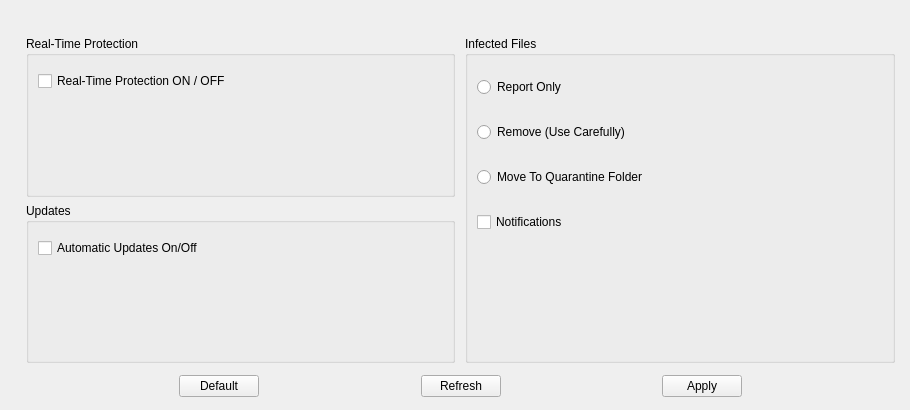
       <widget class="QWidget" name="tab_5">
        <attribute name="title">
         <string>Preferences</string>
        </attribute>
        <widget class="QWidget" name="verticalLayoutWidget_9">
         <property name="geometry">
          <rect>
           <x>20</x>
           <y>30</y>
           <width>881</width>
           <height>371</height>
          </rect>
         </property>
         <layout class="QVBoxLayout" name="verticalLayout_21">
          <property name="leftMargin">
           <number>2</number>
          </property>
          <property name="topMargin">
           <number>2</number>
          </property>
          <property name="rightMargin">
           <number>2</number>
          </property>
          <property name="bottomMargin">
           <number>2</number>
          </property>
          <item>
           <layout class="QHBoxLayout" name="horizontalLayout_7">
            <property name="sizeConstraint">
             <enum>QLayout::SetFixedSize</enum>
            </property>
            <property name="leftMargin">
             <number>2</number>
            </property>
            <property name="topMargin">
             <number>2</number>
            </property>
            <property name="rightMargin">
             <number>2</number>
            </property>
            <property name="bottomMargin">
             <number>2</number>
            </property>
            <item>
             <layout class="QVBoxLayout" name="verticalLayout_2">
              <property name="leftMargin">
               <number>2</number>
              </property>
              <property name="topMargin">
               <number>2</number>
              </property>
              <property name="rightMargin">
               <number>2</number>
              </property>
              <property name="bottomMargin">
               <number>2</number>
              </property>
              <item>
               <widget class="QGroupBox" name="groupBox">
                <property name="title">
                 <string>Real-Time Protection</string>
                </property>
                <widget class="QWidget" name="horizontalLayoutWidget_4">
                 <property name="geometry">
                  <rect>
                   <x>10</x>
                   <y>20</y>
                   <width>311</width>
                   <height>51</height>
                  </rect>
                 </property>
                 <layout class="QHBoxLayout" name="horizontalLayout_4">
                  <property name="leftMargin">
                   <number>2</number>
                  </property>
                  <property name="topMargin">
                   <number>2</number>
                  </property>
                  <property name="rightMargin">
                   <number>2</number>
                  </property>
                  <property name="bottomMargin">
                   <number>2</number>
                  </property>
                  <item alignment="Qt::AlignLeft|Qt::AlignVCenter">
                   <widget class="QCheckBox" name="checkBox">
                    <property name="text">
                     <string>Real-Time Protection ON / OFF</string>
                    </property>
                   </widget>
                  </item>
                 </layout>
                </widget>
               </widget>
              </item>
              <item>
               <widget class="QGroupBox" name="groupBox_2">
                <property name="title">
                 <string>Updates</string>
                </property>
                <widget class="QWidget" name="horizontalLayoutWidget_5">
                 <property name="geometry">
                  <rect>
                   <x>10</x>
                   <y>20</y>
                   <width>327</width>
                   <height>51</height>
                  </rect>
                 </property>
                 <layout class="QHBoxLayout" name="horizontalLayout_5">
                  <property name="leftMargin">
                   <number>2</number>
                  </property>
                  <property name="topMargin">
                   <number>2</number>
                  </property>
                  <property name="rightMargin">
                   <number>2</number>
                  </property>
                  <property name="bottomMargin">
                   <number>2</number>
                  </property>
                  <item alignment="Qt::AlignLeft|Qt::AlignVCenter">
                   <widget class="QCheckBox" name="checkBox_2">
                    <property name="text">
                     <string>Automatic Updates On/Off</string>
                    </property>
                   </widget>
                  </item>
                 </layout>
                </widget>
               </widget>
              </item>
             </layout>
            </item>
            <item>
             <layout class="QVBoxLayout" name="verticalLayout_3">
              <property name="leftMargin">
               <number>2</number>
              </property>
              <property name="topMargin">
               <number>2</number>
              </property>
              <property name="rightMargin">
               <number>2</number>
              </property>
              <property name="bottomMargin">
               <number>2</number>
              </property>
              <item>
               <widget class="QGroupBox" name="groupBox_4">
                <property name="minimumSize">
                 <size>
                  <width>430</width>
                  <height>290</height>
                 </size>
                </property>
                <property name="title">
                 <string>Infected Files</string>
                </property>
                <widget class="QWidget" name="verticalLayoutWidget_4">
                 <property name="geometry">
                  <rect>
                   <x>10</x>
                   <y>20</y>
                   <width>341</width>
                   <height>201</height>
                  </rect>
                 </property>
                 <layout class="QVBoxLayout" name="verticalLayout_4">
                  <property name="leftMargin">
                   <number>2</number>
                  </property>
                  <property name="topMargin">
                   <number>2</number>
                  </property>
                  <property name="rightMargin">
                   <number>2</number>
                  </property>
                  <property name="bottomMargin">
                   <number>2</number>
                  </property>
                  <item>
                   <widget class="QRadioButton" name="radioButton">
                    <property name="text">
                     <string>Report Only</string>
                    </property>
                   </widget>
                  </item>
                  <item>
                   <widget class="QRadioButton" name="radioButton_2">
                    <property name="text">
                     <string>Remove (Use Carefully)</string>
                    </property>
                   </widget>
                  </item>
                  <item>
                   <widget class="QRadioButton" name="radioButton_3">
                    <property name="text">
                     <string>Move To Quarantine Folder</string>
                    </property>
                   </widget>
                  </item>
                  <item>
                   <widget class="QCheckBox" name="checkBox_3">
                    <property name="text">
                     <string>Notifications</string>
                    </property>
                   </widget>
                  </item>
                 </layout>
                </widget>
               </widget>
              </item>
             </layout>
            </item>
           </layout>
          </item>
          <item>
           <layout class="QHBoxLayout" name="horizontalLayout_20" stretch="0,0,0,0,0,0,0">
            <property name="sizeConstraint">
             <enum>QLayout::SetDefaultConstraint</enum>
            </property>
            <property name="leftMargin">
             <number>2</number>
            </property>
            <property name="topMargin">
             <number>2</number>
            </property>
            <property name="rightMargin">
             <number>2</number>
            </property>
            <property name="bottomMargin">
             <number>2</number>
            </property>
            <item>
             <spacer name="horizontalSpacer_25">
              <property name="orientation">
               <enum>Qt::Horizontal</enum>
              </property>
              <property name="sizeHint" stdset="0">
               <size>
                <width>40</width>
                <height>10</height>
               </size>
              </property>
             </spacer>
            </item>
            <item>
             <widget class="QPushButton" name="pushButton_16">
              <property name="text">
               <string>Default</string>
              </property>
             </widget>
            </item>
            <item>
             <spacer name="horizontalSpacer_26">
              <property name="orientation">
               <enum>Qt::Horizontal</enum>
              </property>
              <property name="sizeHint" stdset="0">
               <size>
                <width>40</width>
                <height>20</height>
               </size>
              </property>
             </spacer>
            </item>
            <item>
             <widget class="QPushButton" name="pushButton_17">
              <property name="text">
               <string>Refresh</string>
              </property>
             </widget>
            </item>
            <item>
             <spacer name="horizontalSpacer_27">
              <property name="orientation">
               <enum>Qt::Horizontal</enum>
              </property>
              <property name="sizeHint" stdset="0">
               <size>
                <width>40</width>
                <height>20</height>
               </size>
              </property>
             </spacer>
            </item>
            <item>
             <widget class="QPushButton" name="pushButton_18">
              <property name="text">
               <string>Apply</string>
              </property>
             </widget>
            </item>
            <item>
             <spacer name="horizontalSpacer_28">
              <property name="orientation">
               <enum>Qt::Horizontal</enum>
              </property>
              <property name="sizeHint" stdset="0">
               <size>
                <width>40</width>
                <height>20</height>
               </size>
              </property>
             </spacer>
            </item>
           </layout>
          </item>
         </layout>
        </widget>
       </widget>
